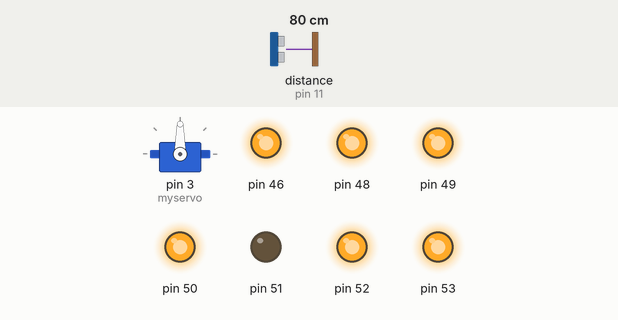
A sketch run on a simulated Arduino Mega 2560, built with avr-gcc and run on an emulated ATmega2560. On the bench: servo, output pins drawn as LEDs (lit = HIGH). Wiring (inferred from the names in the program): ultrasonic range finder: trigger pin 10; echo pin 11. The inputs (shaded band) are chosen by the test bench; at power-on: distance to the obstacle (sensor on pin 11) 80 cm. The echo pulse lasts 58.3 µs per cm; pins used as bus, display or sensor lines are not drawn; what the sketch prints to the serial monitor is not drawn.

Above: at 1.2 s.
1.3 s: distance to the obstacle (sensor on pin 11) set to 11 cm
4.4 s: distance to the obstacle (sensor on pin 11) set to 8 cm
At 7.7 s:
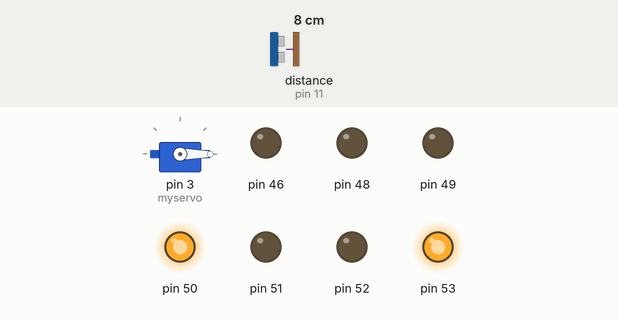
9.2 s: distance to the obstacle (sensor on pin 11) set to 2 cm
At 12.7 s:
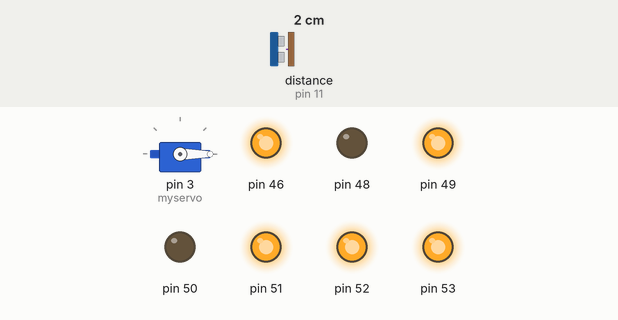
14.2 s: distance to the obstacle (sensor on pin 11) set to 4 cm
At 17.7 s:
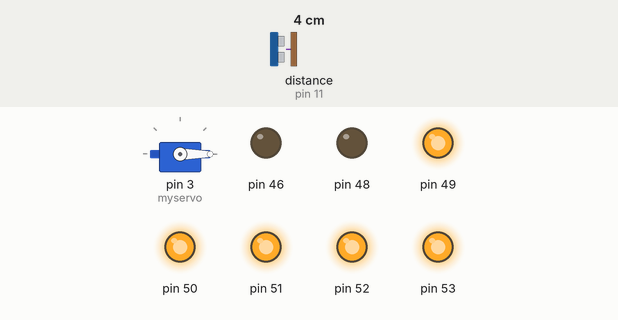
Timing chart, 0 to 27.7 s (numbered marks = the images above; inputs shaded):
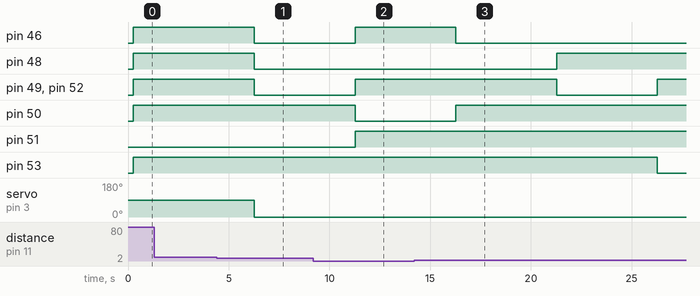

The sketch:

parking_lot.ino
```cpp
#include <Servo.h>
Servo myservo; // definition myservo in the servo library
int trigPin = 10; // Trigger
int echoPin = 11; // Echo
long duration, cm, inches;
void setup() {
    // put your setup code here, to run once:
    pinMode(52,OUTPUT) ; //a
    pinMode(53,OUTPUT) ; //b
    pinMode(50,OUTPUT) ; //c
    pinMode(51,OUTPUT); //g
    pinMode(48,OUTPUT); //f
    pinMode(49,OUTPUT); //d
    pinMode(46,OUTPUT); //e
    myservo.attach(3); //servo PWM pin - voltage
    //Serial Port begin
    Serial.begin (9600);
    //Define inputs and outputs
    pinMode(trigPin, OUTPUT);
    pinMode(echoPin, INPUT);
}
 void func (char b){
    // modify 7 segement
    if(b==0)
    {
      digitalWrite(52,HIGH);
      digitalWrite(53,HIGH) ;
      digitalWrite(50,HIGH) ;
      digitalWrite(51,LOW);
      digitalWrite(48,HIGH);
      digitalWrite(49,HIGH);
      digitalWrite(46,HIGH);
    }
    else if(b==1)
    {
      digitalWrite(52,LOW);
      digitalWrite(53,HIGH) ;
      digitalWrite(50,HIGH) ;
      digitalWrite(51,LOW);
      digitalWrite(48,LOW);
      digitalWrite(49,LOW);
      digitalWrite(46,LOW);
    }
    else if(b==2)
    {
      digitalWrite(52,HIGH);
      digitalWrite(53,HIGH) ;
      digitalWrite(50,LOW) ;
      digitalWrite(51,HIGH);
      digitalWrite(48,LOW);
      digitalWrite(49,HIGH);
      digitalWrite(46,HIGH);
    }

    else if(b==3)
    {
      digitalWrite(52,HIGH);
      digitalWrite(53,HIGH) ;
      digitalWrite(50,HIGH) ;
      digitalWrite(51,HIGH);
      digitalWrite(48,LOW);
      digitalWrite(49,HIGH);
      digitalWrite(46,LOW);
    }
    else if(b==4)
    {
      digitalWrite(52,LOW);
      digitalWrite(53,HIGH) ;
      digitalWrite(50,HIGH) ;
      digitalWrite(51,HIGH);
      digitalWrite(48,HIGH);
      digitalWrite(49,LOW);
      digitalWrite(46,LOW);
    }
    else if(b==5)
    {
      digitalWrite(52,HIGH);
      digitalWrite(53,LOW) ;
      digitalWrite(50,HIGH) ;
      digitalWrite(51,HIGH);
      digitalWrite(48,HIGH);
      digitalWrite(49,HIGH);
      digitalWrite(46,LOW);
    }
    else if(b==6)
    {
      digitalWrite(52,HIGH);
      digitalWrite(53,LOW) ;
      digitalWrite(50,HIGH) ;
      digitalWrite(51,HIGH);
      digitalWrite(48,HIGH);
      digitalWrite(49,HIGH);
      digitalWrite(46,HIGH);
    }
    else if(b==7)
    {
      digitalWrite(52,HIGH);
      digitalWrite(53,HIGH) ;
      digitalWrite(50,HIGH) ;
      digitalWrite(51,LOW);
      digitalWrite(48,LOW);
      digitalWrite(49,LOW);
      digitalWrite(46,LOW);
    }
    else if(b==8)
    {
      digitalWrite(52,HIGH);
      digitalWrite(53,HIGH) ;
      digitalWrite(50,HIGH) ;
      digitalWrite(51,HIGH);
      digitalWrite(48,HIGH);
      digitalWrite(49,HIGH);
      digitalWrite(46,HIGH);
    }
    else if(b==9)
    {
      digitalWrite(52,HIGH);
      digitalWrite(53,HIGH) ;
      digitalWrite(50,HIGH) ;
      digitalWrite(51,HIGH);
      digitalWrite(48,HIGH);
      digitalWrite(49,HIGH);
      digitalWrite(46,LOW);
    }
 }

void loop() {
  // put your main code here, to run repeatedly:
  // The sensor is triggered by a HIGH pulse of 10 or more microseconds.
// Give a short LOW pulse beforehand to ensure a clean HIGH pulse:
digitalWrite(trigPin, LOW);
delayMicroseconds(20);
digitalWrite(trigPin, HIGH);
delayMicroseconds(5);
digitalWrite(trigPin, LOW);

// Read the signal from the sensor: a HIGH pulse whose
// duration is the time (in microseconds) from the sending
// of the ping to the reception of its echo off of an object.
pinMode(echoPin, INPUT);
duration = pulseIn(echoPin, HIGH);

// Convert the time into a distance
cm = (duration/2) / 29.1; // Divide by 29.1 or multiply by 0.0343
inches = (duration/2) / 74; // Divide by 74 or multiply by 0.0135

Serial.print(inches);
Serial.print("in, ");
Serial.print(cm);
Serial.print("cm");
Serial.println();
delay(250);

// put your main code here, to run repeatedly:

char N=0;
func(N);

aaa:

digitalWrite(trigPin, LOW);
delayMicroseconds(20);
digitalWrite(trigPin, HIGH);
delayMicroseconds(5);
digitalWrite(trigPin, LOW);

pinMode(echoPin, INPUT);
duration = pulseIn(echoPin, HIGH);
cm = (duration/2) / 29.1;

if (cm<=8 ){


delay(1000);
myservo.write(0);
N=N+1;
func(N);
delay(3000);
myservo.write(0);
 }
delay(1000);

goto aaa;


}
```

Measured:
- the behaviour switches between 10 and 9 cm on distance to the obstacle (sensor on pin 11) (found by bisection; images 0 and 1)
- after the input at 1.3 s, every drawn part: stays the same
- after the input at 4.4 s, pin 46, pin 48, pin 49, pin 52: HIGH → LOW after 1.9 s; servo on pin 3 (myservo): 90° → 0° after 1.9 s
